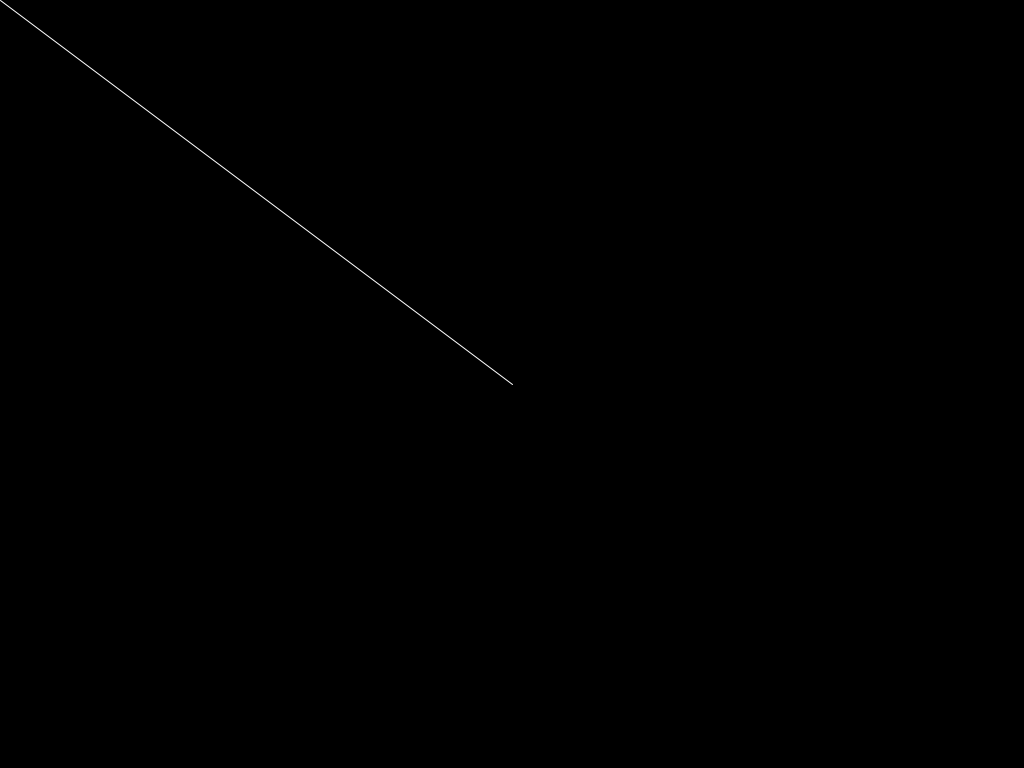
Frame 1 (no input)
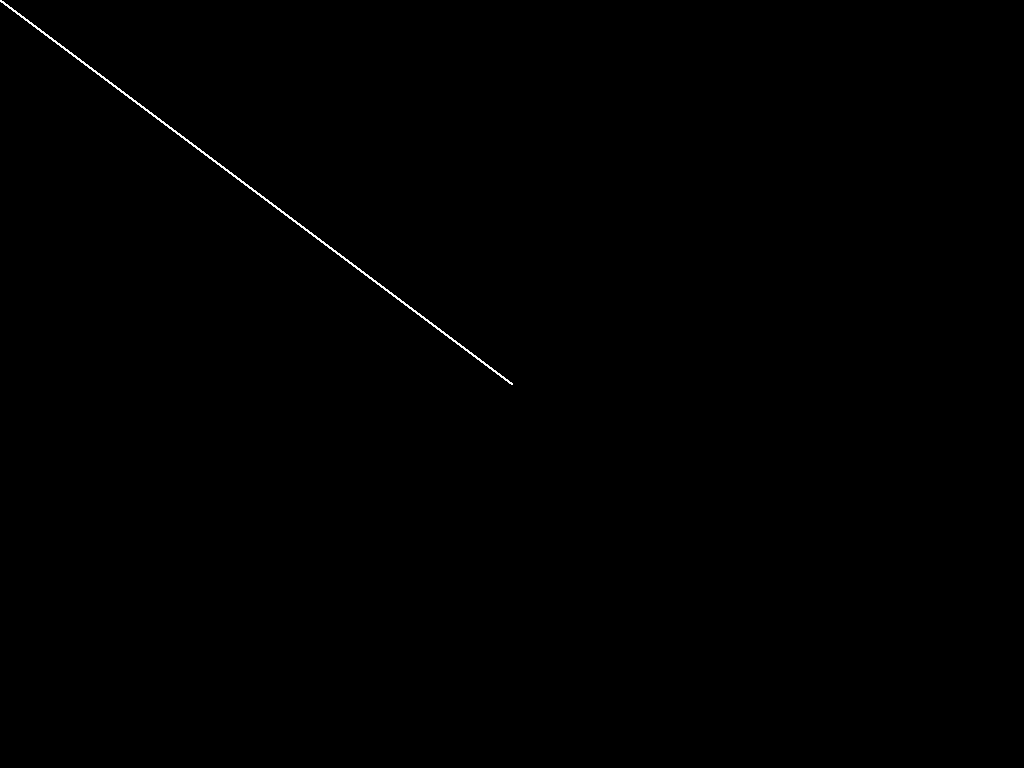
Frame 60 (the mouse pressed at the canvas centre just before this capture)
Frame 120 (the mouse held since frame 60 and released just before this capture): identical to frame 60, image omitted

The Processing sketch that drew these frames (run headless with seeded random() and noise(); from frame 60 on, the mouse is pressed at the canvas centre):

// Processing sketch: diagonalsFunction
// ── diagonalsFunction.pde
void setup() { 
  size(1024, 768); 
  background(0);
}

void draw() { 
  //diagonals(width/2, height/2); 
  //diagonals(0, height/2); 
  //diagonals(width, height/2);
  
  stroke(255);
  line(mouseX, mouseY, width/2, height/2); 
}

void diagonals(int x, int y) { 
  line(mouseX, mouseY, x+20, y-40); 
  line(mouseX+10, mouseY, x+30, y-40); 
  line(mouseX+20, mouseY, x+40, y-40);
}
